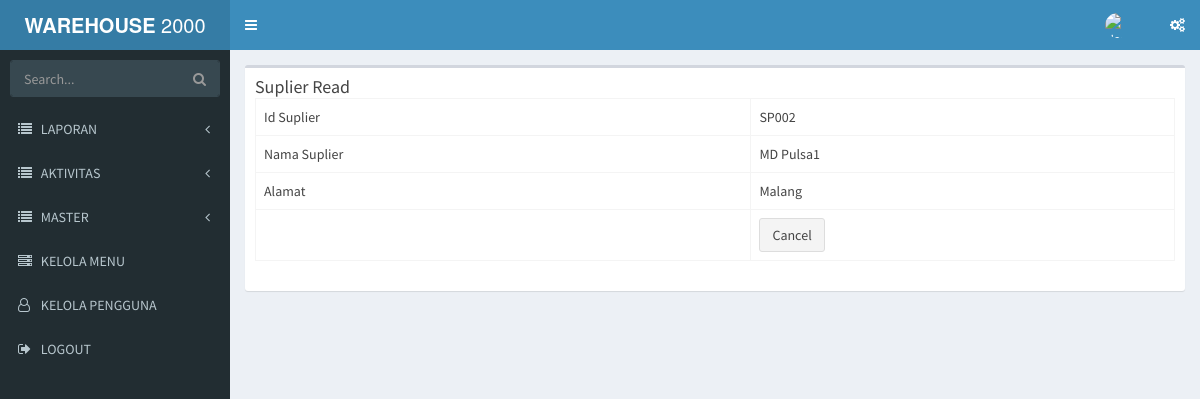
The app's page /mastersuplier/read/SP002 with its own data.
### tables this page shows
CREATE TABLE `tbl_menu` (
  `id_menu` int(11) NOT NULL,
  `title` varchar(50) NOT NULL,
  `url` varchar(30) NOT NULL,
  `icon` varchar(30) NOT NULL,
  `is_main_menu` int(11) NOT NULL,
  `is_aktif` enum('y','n') NOT NULL COMMENT 'y=yes,n=no',
  `no_urut` int(5) NOT NULL
);

CREATE TABLE `tbl_master_suplier` (
  `id_suplier` varchar(100) NOT NULL,
  `nama_suplier` varchar(100) NOT NULL,
  `alamat` varchar(200) NOT NULL
);

### application/libraries/Template.php (called while the page is built)
<?php if ( ! defined('BASEPATH')) exit('No direct script access allowed');
class Template {
		var $template_data = array();
		function set($name, $value)
		{
			$this->template_data[$name] = $value;
		}
		function load($template = '', $view = '' , $view_data = array(), $return = FALSE)
		{
			$this->CI =& get_instance();
			$this->set('contents', $this->CI->load->view($view, $view_data, TRUE));
			return $this->CI->load->view($template, $this->template_data, $return);
		}
}

### application/controllers/Mastersuplier.php (called while the page is built, shortened)
<?php
class Mastersuplier extends CI_Controller
{
    public function read($id)
    {
        $row = $this->Master_Suplier_Model->get_by_id($id);
        if ($row) {
            $data = array(
		'id_suplier'     => $row->id_suplier,
        'nama_suplier'  => $row->nama_suplier,
		'alamat'   => $row->alamat,
	    );
            $this->template->load('template','mastersuplier/tbl_menu_read', $data);
        } else {
            $this->session->set_flashdata('message', 'Record Not Found');
            redirect(site_url('mastersuplier'));
        }
    }
}

### index.php (called while the page is built, shortened)
<?php
require_once BASEPATH.'core/CodeIgniter.php';

### application/models/Master_Suplier_Model.php (called while the page is built, shortened)
<?php
class Master_Suplier_Model extends CI_Model
{
    public $table = 'tbl_master_suplier';
    public $id = 'id_suplier';
    function get_by_id($id)
    {
        $this->db->where($this->id, $id);
        return $this->db->get($this->table)->row();
    }
}

### application/views/mastersuplier/tbl_menu_read.php (the view)
    <div class="content-wrapper">
    <section class='content'>
      <div class='row'>
        <div class='col-xs-12'>
          <div class='box'>
            <div class='box-header'>
            <h3 class='box-title'>Suplier Read</h3>
    <table class="table table-bordered">
  <tr><td>Id Suplier</td><td><?php echo $id_suplier; ?></td></tr>
    <tr><td>Nama Suplier</td><td><?php echo $nama_suplier; ?></td></tr>
    <tr><td>Alamat</td><td><?php echo $alamat; ?></td></tr>
    <tr><td></td><td><a href="<?php echo site_url('mastersuplier') ?>" class="btn btn-default">Cancel</a></td></tr>
</table>
    </div>
          </div>
        </div>
      </div>
    </section>
    </div>

### application/views/template/sidebar.php (shortened to what this page needs)
<section class="sidebar">
    <form action="#" method="get" class="sidebar-form">
        <div class="input-group">
            <input type="text" name="q" class="form-control" placeholder="Search...">
            <span class="input-group-btn">
                <button type="submit" name="search" id="search-btn" class="btn btn-flat"><i class="fa fa-search"></i>
                </button>
            </span>
        </div>
    </form>
    <ul class="sidebar-menu" data-widget="tree">
        <?php
        $main_menu = $this->db->get_where('tbl_menu', array('is_main_menu' =>0, 'is_aktif'=>'y'));
        foreach ($main_menu->result() as $m){
            $submenu = $this->db->get_where('tbl_menu',array('is_main_menu'=>$m->id_menu,'is_aktif'=>'y'));
            if($submenu->num_rows()>0){
                echo "<li class='treeview'>
                        <a href='#'>
                            <i class='$m->icon'></i> <span>".strtoupper($m->title)."</span>
                            <span class='pull-right-container'>
                                <i class='fa fa-angle-left pull-right'></i>
                            </span>
                        </a>
                        <ul class='treeview-menu' style='display: none;'>";
                        echo" </ul>
                    </li>";
            }else{
                echo "<li>";
                echo anchor($m->url,"<i class='".$m->icon."'></i> ".strtoupper($m->title));
                echo "</li>";
            }
        }
        ?>
        <li><?php echo anchor('auth/logout',"<i class='fa fa-sign-out'></i> LOGOUT");?></li>
    </ul>
</section>

### records on screen
tbl_menu: title "LAPORAN"
tbl_menu: title "AKTIVITAS"
tbl_menu: title "MASTER"
tbl_menu: url+icon+title "KELOLA MENU"
tbl_menu: url+icon+title "KELOLA PENGGUNA"
tbl_master_suplier: id_suplier "SP002", nama_suplier "MD Pulsa1", alamat "Malang"

### other values on screen
anchor('auth/logout',"<i class='fa fa-sign-out'></i> LOGOUT") "LOGOUT"
